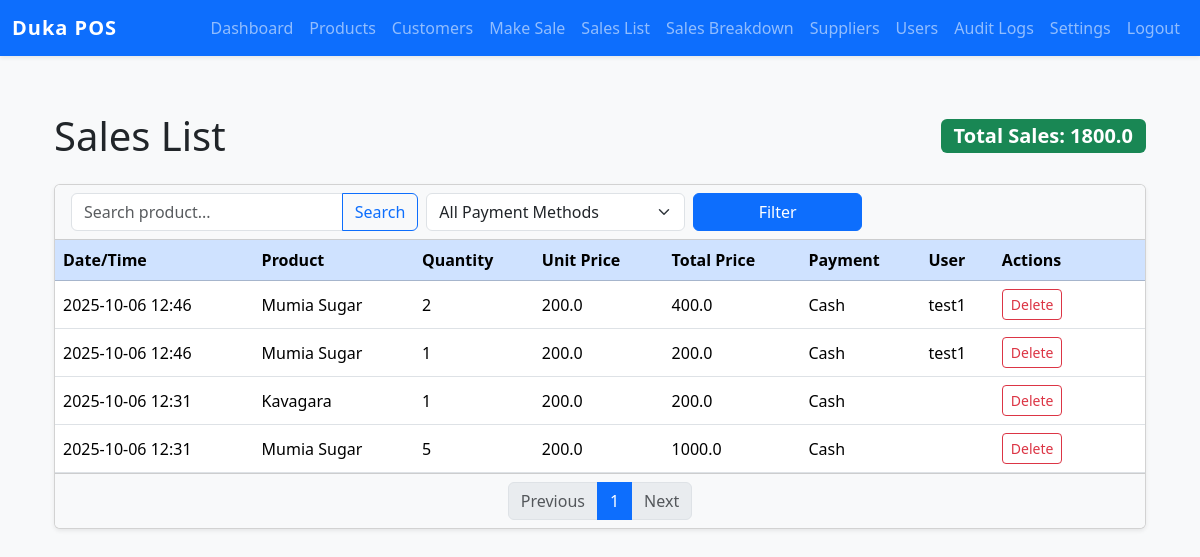
The page /sales_list (signed in) on the database its author committed.
### models.py (models this page shows, shortened)
class Sale(db.Model):
    id = db.Column(db.Integer, primary_key=True)
    product_id = db.Column(db.Integer, db.ForeignKey('product.id'), nullable=False)
    quantity = db.Column(db.Integer, nullable=False)
    total_price = db.Column(db.Float, nullable=False)
    payment_method = db.Column(db.String(20), nullable=False)
    customer_name = db.Column(db.String(100))
    customer_contact = db.Column(db.String(100))
    profit = db.Column(db.Float)
    timestamp = db.Column(db.DateTime, server_default=db.func.now())
    product = db.relationship('Product')
    user_id = db.Column(db.Integer, db.ForeignKey('user.id'))
    user = db.relationship('User')

class Product(db.Model):
    id = db.Column(db.Integer, primary_key=True)
    name = db.Column(db.String(100), nullable=False)
    buying_price = db.Column(db.Float, nullable=False, default=0.0)
    selling_price = db.Column(db.Float, nullable=False, default=0.0)
    stock = db.Column(db.Integer, nullable=False)
    unit = db.Column(db.String(50))
    category_id = db.Column(db.Integer, db.ForeignKey('category.id'))
    supplier_id = db.Column(db.Integer, db.ForeignKey('supplier.id'))
    image = db.Column(db.String(200))
    barcode = db.Column(db.String(100))
    description = db.Column(db.Text)
    histories = db.relationship('ProductHistory', backref='product', lazy=True)

class User(db.Model):
    id = db.Column(db.Integer, primary_key=True)
    username = db.Column(db.String(80), unique=True, nullable=False)
    password_hash = db.Column(db.String(128), nullable=False)
    role = db.Column(db.String(20), nullable=False, default='staff')  # 'admin' or 'staff'

### app.py (the view)
@app.route('/sales_list', methods=['GET'])
@login_required()
def sales_list():
    search = request.args.get('search', '')
    payment_method = request.args.get('payment_method', '')
    page = request.args.get('page', 1, type=int)
    query = Sale.query
    if session.get('role') == 'staff':
        query = query.filter(Sale.user_id == session.get('user_id'))
    else:
        if search:
            query = query.join(Product).filter(Product.name.ilike(f'%{search}%'))
        if payment_method:
            query = query.filter(Sale.payment_method == payment_method)
    sales = query.order_by(Sale.timestamp.desc()).paginate(page=page, per_page=20)
    total_sales = sum(sale.total_price for sale in sales.items)
    can_delete = session.get('role') == 'admin'
    payment_methods = ['Cash', 'Mpesa', 'Card', 'Other']
    return render_template(
        'sales_list.html',
        sales=sales,
        total_sales=total_sales,
        can_delete=can_delete,
        payment_methods=payment_methods,
        search=search,
        payment_method=payment_method
    )

### app.py (called while the page is built)
def login_required(role=None):
    def decorator(f):
        from functools import wraps
        @wraps(f)
        def decorated_function(*args, **kwargs):
            if 'user_id' not in session:
                return redirect(url_for('login'))
            if role and session.get('role') != role:
                flash('You do not have permission to access this page.', 'danger')
                return redirect(url_for('home'))
            return f(*args, **kwargs)
        return decorated_function
    return decorator

### templates/sales_list.html (shortened to what this page needs)
{% extends "base.html" %}
{% block content %}
<div class="container-fluid">
    <div class="d-flex justify-content-between align-items-center mb-4 flex-wrap">
        <h1 class="mb-0">Sales List</h1>
        <span class="badge bg-success fs-5">Total Sales: {{ total_sales }}</span>
    </div>
    <div class="card shadow-sm mb-4">
        <div class="card-header bg-light sticky-top">
            <form class="row g-2 align-items-center" method="get">
                <div class="col-md-4">
                    <div class="input-group">
                        <input type="text" class="form-control" name="search" placeholder="Search product..." value="{{ search }}">
                        <button type="submit" class="btn btn-outline-primary"> Search</button>
                    </div>
                </div>
                <div class="col-md-3">
                    <select class="form-select" name="payment_method">
                        <option value="">All Payment Methods</option>
                    </select>
                </div>
                <div class="col-md-2">
                    <button type="submit" class="btn btn-primary w-100">Filter</button>
                </div>
            </form>
        </div>
        <div class="card-body p-0">
            <div class="table-responsive">
                <table class="table table-hover align-middle mb-0">
                    <thead class="table-primary">
                        <tr>
                            <th>Date/Time</th>
                            <th>Product</th>
                            <th>Quantity</th>
                            <th>Unit Price</th>
                            <th>Total Price</th>
                            <th>Payment</th>
                            <th>User</th>
                            {% if can_delete %}
                            <th style="min-width: 110px;">Actions</th>
                            {% endif %}
                        </tr>
                    </thead>
                    <tbody>
                        {% for sale in sales.items %}
                        <tr>
                            <td>{{ sale.timestamp.strftime('%Y-%m-%d %H:%M') if sale.timestamp else '' }}</td>
                            <td>{{ sale.product.name if sale.product else '' }}</td>
                            <td>{{ sale.quantity }}</td>
                            <td>{{ sale.product.selling_price if sale.product else '' }}</td>
                            <td>{{ sale.total_price }}</td>
                            <td>{{ sale.payment_method }}</td>
                            <td>{{ sale.user.username if sale.user else '' }}</td>
                            {% if can_delete %}
                            <td>
                                <form method="POST" action="{{ url_for('delete_sale', sale_id=sale.id) }}" style="display:inline;">
                                    <button type="submit" class="btn btn-sm btn-outline-danger" onclick="return confirm('Delete this sale?');"> Delete</button>
                                </form>
                            </td>
                            {% endif %}
                        </tr>
                        {% endfor %}
                    </tbody>
                </table>
            </div>
        </div>
        <div class="card-footer bg-light">
            <nav>
                <ul class="pagination justify-content-center mb-0">
                    {% if sales.has_prev %}
                        <li class="page-item"><a class="page-link" href="{{ url_for('sales_list', page=sales.prev_num) }}">Previous</a></li>
                    {% else %}
                        <li class="page-item disabled"><span class="page-link">Previous</span></li>
                    {% endif %}
                    <li class="page-item active"><span class="page-link">{{ sales.page }}</span></li>
                    {% if sales.has_next %}
                        <li class="page-item"><a class="page-link" href="{{ url_for('sales_list', page=sales.next_num) }}">Next</a></li>
                    {% else %}
                        <li class="page-item disabled"><span class="page-link">Next</span></li>
                    {% endif %}
                </ul>
            </nav>
        </div>
    </div>
</div>
{% endblock %}

### templates/base.html (shortened to what this page needs)
<!DOCTYPE html>
<html lang="en">
<head>
    <link href="https://cdn.jsdelivr.net/npm/bootstrap@5.3.2/dist/css/bootstrap.min.css" rel="stylesheet">
</head>
<body>
    <nav class="navbar navbar-expand-lg navbar-dark bg-primary shadow-sm">
        <div class="container-fluid">
            <a class="navbar-brand" href="{{ url_for('home') }}">Duka POS</a>
            <div class="collapse navbar-collapse" id="navbarNav">
                <ul class="navbar-nav ms-auto">
                    {% if session.get('user_id') %}
                        {% if session.get('role') == 'admin' %}
                            <li class="nav-item"><a class="nav-link" href="{{ url_for('admin_dashboard') }}"> Dashboard</a></li>
                        {% endif %}
                        <li class="nav-item"><a class="nav-link" href="{{ url_for('products_page') }}"> Products</a></li>
                        <li class="nav-item"><a class="nav-link" href="{{ url_for('customers_list') }}"> Customers</a></li>
                        <li class="nav-item"><a class="nav-link" href="{{ url_for('make_sale') }}"> Make Sale</a></li>
                        <li class="nav-item"><a class="nav-link" href="{{ url_for('sales_list') }}"> Sales List</a></li>
                        {% if session.get('role') != 'staff' %}
                        <li class="nav-item"><a class="nav-link" href="{{ url_for('sales_breakdown') }}"> Sales Breakdown</a></li>
                        <li class="nav-item"><a class="nav-link" href="{{ url_for('suppliers_list') }}"> Suppliers</a></li>
                        {% endif %}
                        {% if session.get('role') == 'admin' %}
                            <li class="nav-item"><a class="nav-link" href="{{ url_for('user_list') }}"> Users</a></li>
                            <li class="nav-item"><a class="nav-link" href="{{ url_for('audit_logs') }}"> Audit Logs</a></li>
                            <li class="nav-item"><a class="nav-link" href="{{ url_for('system_settings') }}"> Settings</a></li>
                        {% endif %}
                        <li class="nav-item"><a class="nav-link" href="{{ url_for('logout') }}"> Logout</a></li>
                    {% else %}
                        <li class="nav-item"><a class="nav-link" href="{{ url_for('login') }}"><i class="bi bi-box-arrow-in-right"></i> Login</a></li>
                        <li class="nav-item"><a class="nav-link" href="{{ url_for('signup') }}"><i class="bi bi-person-plus"></i> Sign Up</a></li>
                    {% endif %}
                </ul>
            </div>
        </div>
    </nav>
    <main class="pt-4">
        <div class="container">
            {% block content %}{% endblock %}
        </div>
    </main>
</body>
</html>

### templates/base.html (style rules this page uses)
body { background-color: #f8f9fa; }
.navbar-brand { font-weight: bold; letter-spacing: 1px; }
.container { margin-top: 2rem; }

### rows shown on the page
Sale: timestamp "2025-10-06 12:46", product "Mumia Sugar", quantity "2", product "200.0", total_price "400.0", payment_method "Cash", user "test1"
Sale: timestamp "2025-10-06 12:46", product "Mumia Sugar", quantity "1", product "200.0", total_price "200.0", payment_method "Cash", user "test1"
Sale: timestamp "2025-10-06 12:31", product "Kavagara", quantity "1", product "200.0", total_price "200.0", payment_method "Cash"
Sale: timestamp "2025-10-06 12:31", product "Mumia Sugar", quantity "5", product "200.0", total_price "1000.0", payment_method "Cash"

### other values the page prints
{{ total_sales }} "1800.0"
{{ sales.page }} "1"
